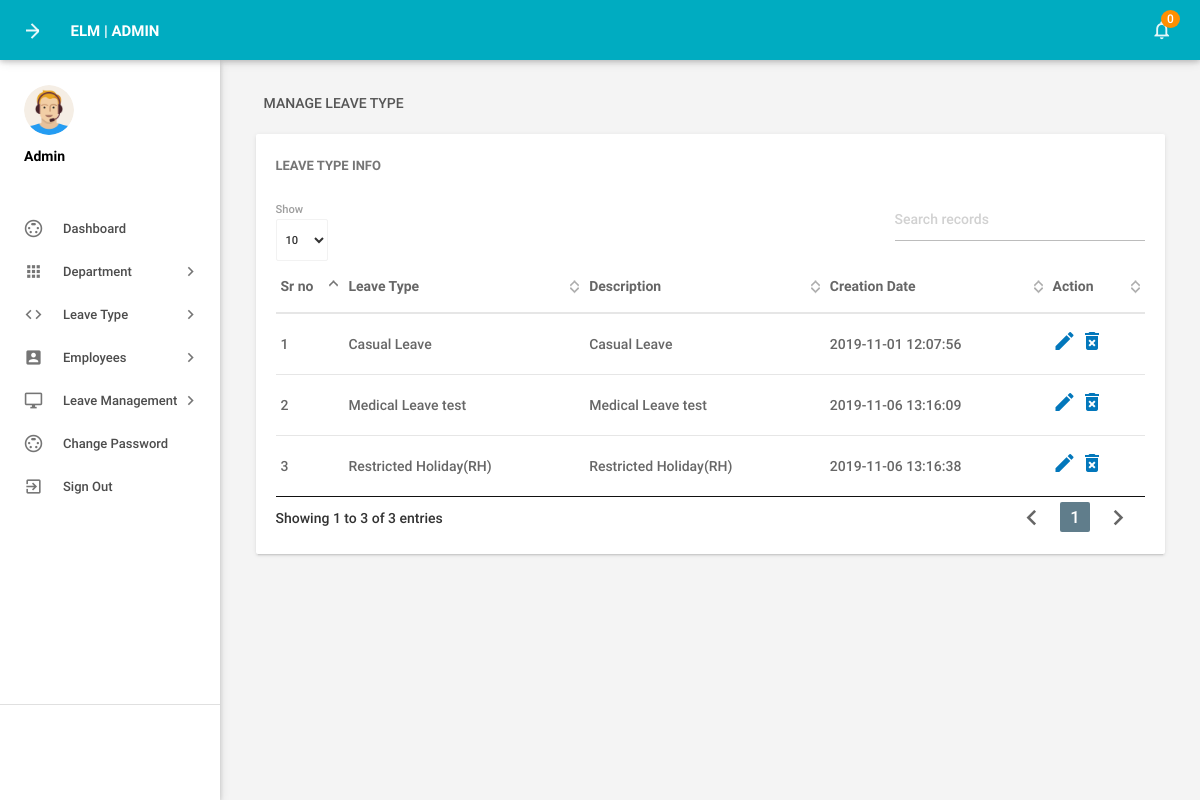
Screenshot of /admin/manageleavetype.php (signed in) with the database file from the repository.
### tables this page shows
CREATE TABLE IF NOT EXISTS `tblleavetype` (
  `id` int(11) NOT NULL,
  `LeaveType` varchar(200) DEFAULT NULL,
  `Description` mediumtext,
  `CreationDate` timestamp NOT NULL DEFAULT CURRENT_TIMESTAMP
);

### admin/manageleavetype.php (the view, shortened to what this page needs)
<?php
include('includes/config.php');
if(strlen($_SESSION['alogin'])==0)
    {
header('location:index.php');
}
else{
 ?>
<!DOCTYPE html>
<html lang="en">
    <head>
        <link type="text/css" rel="stylesheet" href="../assets/plugins/materialize/css/materialize.min.css"/>
        <link href="../assets/plugins/material-preloader/css/materialPreloader.min.css" rel="stylesheet">
        <link href="../assets/plugins/datatables/css/jquery.dataTables.min.css" rel="stylesheet">
        <link href="../assets/css/alpha.min.css" rel="stylesheet" type="text/css"/>
        <link href="../assets/css/custom.css" rel="stylesheet" type="text/css"/>
    </head>
    <body>
       <?php include('includes/header.php');?>
       <?php include('includes/sidebar.php');?>
            <main class="mn-inner">
                <div class="row">
                    <div class="col s12">
                        <div class="page-title">Manage Leave Type</div>
                    </div>
                    <div class="col s12 m12 l12">
                        <div class="card">
                            <div class="card-content">
                                <span class="card-title">Leave Type Info</span>
                                <table id="example" class="display responsive-table ">
                                    <thead>
                                        <tr>
                                            <th>Sr no</th>
                                            <th>Leave Type</th>
                                            <th>Description</th>
                                            <th>Creation Date</th>
                                            <th>Action</th>
                                        </tr>
                                    </thead>
                                    <tbody>
<?php $sql = "SELECT * from tblleavetype";
$query = $dbh -> prepare($sql);
$query->execute();
$results=$query->fetchAll(PDO::FETCH_OBJ);
$cnt=1;
if($query->rowCount() > 0)
{
foreach($results as $result)
{               ?>
                                        <tr>
                                            <td> <?php echo htmlentities($cnt);?></td>
                                            <td><?php echo htmlentities($result->LeaveType);?></td>
                                            <td><?php echo htmlentities($result->Description);?></td>
                                            <td><?php echo htmlentities($result->CreationDate);?></td>
                                            <td><a href="editleavetype.php?lid=<?php echo htmlentities($result->id);?>"><i class="material-icons">mode_edit</i></a>
                                            <a href="manageleavetype.php?del=<?php echo htmlentities($result->id);?>" onclick="return confirm('Do you want to delete');"> <i class="material-icons">delete_forever</i></a> </td>
                                        </tr>
                                         <?php $cnt++;} }?>
                                    </tbody>
                                </table>
                            </div>
                        </div>
                    </div>
                </div>
            </main>
        </div>
        <div class="left-sidebar-hover"></div>
    </body>
</html>
<?php } ?>

### rows the page displays
tblleavetype: LeaveType "Casual Leave", Description "Casual Leave", CreationDate "2019-11-01 12:07:56"
tblleavetype: LeaveType "Medical Leave test", Description "Medical Leave test", CreationDate "2019-11-06 13:16:09"
tblleavetype: LeaveType "Restricted Holiday(RH)", Description "Restricted Holiday(RH)", CreationDate "2019-11-06 13:16:38"

### other values shown
$unreadcount "0"
